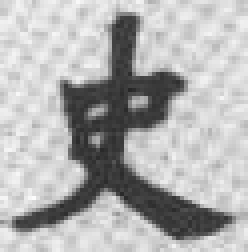
#> input picture CS229_Project/CC/kaishu/00000095(201,878,262,940).jpg, 62 x 63 px (shown 4 times larger); its folder holds only this picture in this run
$ python OpenCV_SVM_kNN_HOG.py   (older library calls are emulated)
#> lines starting #> are read from the running program, lines starting #| are printed output that depends on the picture
### CS229_Project/loadImages.py
import glob
import os
import cv2
import numpy as np

outSize = (96, 96)  # both dim must the same
SZ = outSize[0] # size of each digit is SZ x SZ

# [9 lines left out: function deskew, not called in this run]

def loadImages(path, fileExt):
#> called with path = 'CC/kaishu', fileExt = '*.jpg'
    if not os.path.isdir(path):
        raise RuntimeError('%s is not a valid folder' % path)
    print(os.path.join(path, fileExt))
    files = glob.glob(os.path.join(path, fileExt))
    imgList = []
    for file in files:
        # print('load image %s...'%file)
        img = cv2.imread(file, 0)
#> img is the input picture: shape (63, 62); min 38, max 252, mean 177.4
        img = cv2.resize(img,outSize, interpolation = cv2.INTER_LINEAR)
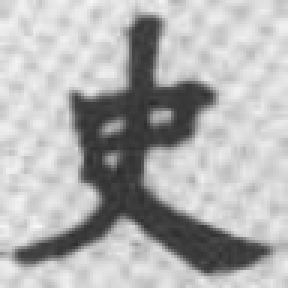
#> img: shape (96, 96) (shown 3 times larger); min 43, max 248, mean 177.3
        imgList.append(img)
    return imgList

# cv doesn't support reading gif file
# a = loadImages('CC/giftype/1.kaishu', '*.gif')
# print a[1]

# [14 lines that do not run on import are left out]

### CS229_Project/OpenCV_SVM_kNN_HOG.py
#!/usr/bin/env python

'''
SVM and KNearest Chinese calligraphy style recognition.

First it loads a classified dataset of Chinese calligraphy images
Then it trains a SVM and KNearest classifiers on it and evaluates their accuracy

Following preprocessing is applied to the dataset:
 - Moment-based image deskew (see deskew())
 - Chinese character images are split into
   4 square cells (each of dimension loadImages.SZ/2) and 16-bin
   histogram of oriented gradients is computed for each cell
 - Transform histograms to space with Hellinger metric (see [1] (RootSIFT))


[1] R. Arandjelovic, A. Zisserman
    "Three things everyone should know to improve object retrieval"
    http://www.robots.ox.ac.uk/~vgg/publications/2012/Arandjelovic12/arandjelovic12.pdf

Usage:
   first enter cv virtual environment by: workon cv
   python OpenCV_SVM_kNN_HOG.py <optional: data source type>
'''


# Python 2/3 compatibility
from __future__ import print_function

# built-in modules
from multiprocessing.pool import ThreadPool

import cv2

import numpy as np
from numpy.linalg import norm

import loadImages
import loadData

import sys

# local modules
from common import clock, mosaic

class DataSource(object):
    images = 1
    csv = 2
    csv2 = 3

style_dict = {  'kaishu':   ['CC/kaishu',   1], \
                'lishu':    ['CC/lishu',    2], \
                'zhuanshu': ['CC/zhuanshu', 3], \
                'caoshu':   ['CC/caoshu',   4], \
                'xingshu':  ['CC/xingshu',  5]}

csv_path = {    'kaishu':   'data_96_96/kaishu_96_96.csv', \
                'lishu':    'data_96_96/lishu_96_96.csv', \
                'zhuanshu': 'data_96_96/zhuanshu_96_96.csv', \
                'caoshu':   'data_96_96/caoshu_96_96.csv', \
                'xingshu':  'data_96_96/xingshu_96_96.csv'}

csv_path2 = {    'kaishu':   'data_96_bw/kaishu_96_bw.csv', \
                 'lishu':    'data_96_bw/lishu_96_bw.csv', \
                 'zhuanshu': 'data_96_bw/zhuanshu_96_bw.csv', \
                 'caoshu':   'data_96_bw/caoshu_96_bw.csv', \
                 'xingshu':  'data_96_bw/xingshu_96_bw.csv'}

def load_images_and_labels(style, source):
    if source==DataSource.images:
        print('loading %s, label %s, ...' % (style_dict[style][0], style_dict[style][1]))
        imgList = loadImages.loadImages(style_dict[style][0], '*.jpg')
#> imgList = 1 item
    elif source==DataSource.csv:
        print('loading %s, label %s, ...' % (csv_path[style], style_dict[style][1]))
        imgList = loadData.loadCsv2Imgs(csv_path[style], rescale=False)
    elif source==DataSource.csv2:
        print('loading %s, label %s, ...' % (csv_path2[style], style_dict[style][1]))
        imgList = loadData.loadCsv2Imgs(csv_path2[style], rescale=False)
    else: raise Exception('unknown source type')
    print('loaded %s images' % len(imgList))
#| loaded 1 images
    imgs = np.array(imgList)
    style_id = style_dict[style][1]
    labels = np.array([style_id for i in range(imgs.shape[0])])
#> labels = [1]
    return imgs, labels

def load_all_styles(source):
    all_imgs = None
    all_labels = None
    for i, style in enumerate(style_dict.keys()):
        imgs, labels = load_images_and_labels(style, source)
#> labels = [1]
        if i==0:
            all_imgs = imgs
            all_labels = labels
#> all_labels = [1]
        else:
            all_imgs = np.concatenate((all_imgs, imgs))
            all_labels = np.concatenate((all_labels, labels))
    return all_imgs, all_labels

# [8 lines left out: function deskew, not called in this run]

class StatModel(object):
    def load(self, fn):
        self.model.load(fn)  # Known bug: https://github.com/Itseez/opencv/issues/4969
    def save(self, fn):
        self.model.save(fn)

class KNearest(StatModel):
    def __init__(self, k = 3):
        self.k = k
        self.model = cv2.ml.KNearest_create()

    def train(self, samples, responses):
        self.model.train(samples, cv2.ml.ROW_SAMPLE, responses)

    def predict(self, samples):
        retval, results, neigh_resp, dists = self.model.findNearest(samples, self.k)
        return results.ravel()

class SVM(StatModel):
    # [6 lines left out: function __init__, not called in this run]

    def train(self, samples, responses):
        self.model.train(samples, cv2.ml.ROW_SAMPLE, responses)

    def predict(self, samples):
        return self.model.predict(samples)[1].ravel()


# [20 lines left out: function evaluate_model, not called in this run]

def preprocess_simple(imgs):
    return np.float32(imgs).reshape(-1, loadImages.SZ*loadImages.SZ) / 255.0

# [29 lines left out: function preprocess_hog, not called in this run]


if __name__ == '__main__':
    print(__doc__)
    print("Usage: python OpenCV_SVM_kNN_HOG.py <optional: data source type>")

    if len(sys.argv) != 2:
        print('use DataSource.images...')
        source = DataSource.images
    else:
        if int(sys.argv[1])==1:
            print('use DataSource.images...')
            source = DataSource.images
        elif int(sys.argv[1])==2:
            print('use DataSource.csv...')
            source = DataSource.csv
        else:
            print('use DataSource.csv2...')
            source = DataSource.csv2

#> (the run stopped early here; a loop or call above may not have finished)
